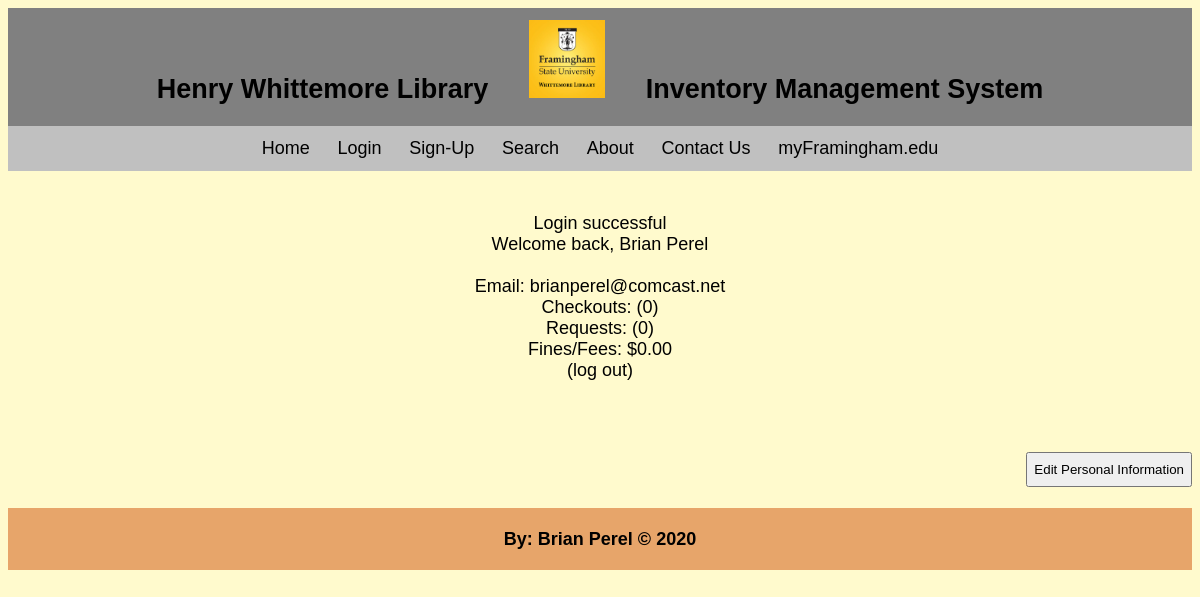
Screenshot of /myAccount.php (signed in) with the database file from the repository.
### tables this page shows
CREATE TABLE `useraccounts` (
`username` varchar(30) NOT NULL,
`email` varchar(30) NOT NULL,
`password` varchar(30) NOT NULL,
`full_Name` varchar(30) NOT NULL,
`phone_Number` varchar(12) NOT NULL,
`items_Out` int(10) NOT NULL,
`items_Requested` int(10) NOT NULL,
`requested_itemName` varchar(50), 
`messages` int(10) NOT NULL,
`fines_fees` decimal(10, 2) NOT NULL, 
`profile_Photo` text,
PRIMARY KEY (username)
);

### myAccount.php (the view, shortened to what this page needs)
<?php
	$con = new PDO('mysql:host=localhost:3306;dbname=librarysite;charset=utf8mb4','root');
	if($_SESSION['loggedin'] == true) {
		$sql = $con -> query("SELECT * FROM useraccounts WHERE username = '$_SESSION[username]'");
		$results = $sql -> fetch(PDO::FETCH_ASSOC);
	}
?>
<?php
	if($_SESSION['loggedin'] == true) {
		echo '<div style="text-align: center">
			<br>Login successful<br> Welcome back, ' . $results['full_Name'] . '<br><br>
			Email: ' . $results['email'] .
			'<br>Checkouts: <a href="viewCheckouts.php">(' . $results['items_Out'] . ')</a><br>
			Requests: <a href="viewRequests.php">(' . $results['items_Requested'] . ')</a><br>
			Fines/Fees: $' . $results['fines_fees']. '
			<br><a href="logout.php">(log out)</a>
		</div>';
	}
	echo "<div style='margin-bottom: 6%'></div>
	<form action='editPersonalInfo.php' method='post'>
	<button style='float: right; height: 35px'>Edit Personal Information</button><br>
	</form>";
?>

### css/main.css (style rules this page uses)
a { text-decoration: none; color: black; }
body { background-color: #FFFACD; font-family: Arial; font-size: 18px; }
div.class1 { background-color: #808080; }
div.class1 * { display: inline; padding-left: 1%; padding-right: 1%; }
div.class2 { background-color: #C0C0C0; padding: 1% 2% 1% 2%; }
div.class2 * { padding-left: 1%; padding-right: 1%; color: black; text-decoration: none; }
* { box-sizing: border-box; }
div.footer { margin-top: 3%; background-color: #e7a56a ; text-align: center; vertical-align: baseline; height: 4%; padding-bottom: 0.2%; width: 100%; font-weight: bold; padding-top: 0.2%; }

### rows the page displays
useraccounts: full_Name "Brian Perel", email "brianperel@comcast.net", items_Out "0", items_Requested "0", fines_fees "0.00"
